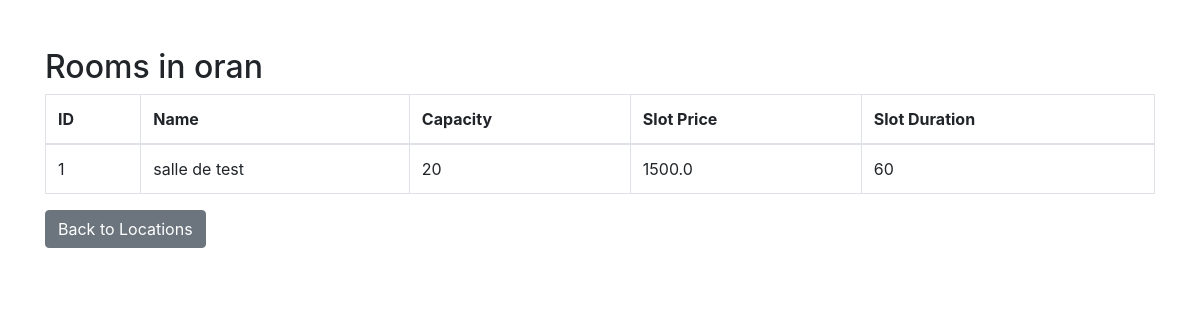
/admin/locations/1/rooms, run on the app's committed database.
### models.py (models this page shows)
class Location(db.Model):
    __tablename__ = 'locations'
    id = db.Column(db.Integer, primary_key=True)
    name = db.Column(db.String(100), nullable=False)
    rooms = db.relationship('Room', backref='location', lazy=True)

class Room(db.Model):
    __tablename__ = 'rooms'
    id = db.Column(db.Integer, primary_key=True)
    name = db.Column(db.String(100), nullable=False)
    capacity = db.Column(db.Integer, nullable=False)
    slot_price = db.Column(db.Float, nullable=False)
    slot_duration =db.Column(db.Integer,nullable=False,default=60)  #ppar défault 1h
    location_id = db.Column(db.Integer, db.ForeignKey('locations.id'), nullable=False)
    bookings = db.relationship('Booking', backref='room', lazy=True)

### admin_blueprint.py (the view)
@admin_bp.route('/locations/<int:location_id>/rooms')
def location_rooms(location_id):
    from data_access1 import get_all_rooms, get_all_locations
    location = next((loc for loc in get_all_locations() if loc.id == location_id), None)
    if not location:
        return "Location not found", 404
    rooms = [room for room in get_all_rooms() if room.location_id == location_id]
    return render_template('location_rooms.html', location=location, rooms=rooms)

### data_access1.py (called while the page is built)
def get_all_locations():
    return Location.query.all()

def get_all_rooms():
    return Room.query.all()

### templates/location_rooms.html (shortened to what this page needs)
<!DOCTYPE html>
<html lang="en">
<head>
    <link rel="stylesheet" href="https://stackpath.bootstrapcdn.com/bootstrap/4.5.2/css/bootstrap.min.css">
</head>
<body>
<div class="container mt-5">
    <h2>Rooms in {{ location.name }}</h2>
    <table class="table table-bordered">
        <thead>
            <tr>
                <th>ID</th>
                <th>Name</th>
                <th>Capacity</th>
                <th>Slot Price</th>
                <th>Slot Duration</th>
            </tr>
        </thead>
        <tbody>
            {% for room in rooms %}
            <tr>
                <td>{{ room.id }}</td>
                <td>{{ room.name }}</td>
                <td>{{ room.capacity }}</td>
                <td>{{ room.slot_price }}</td>
                <td>{{ room.slot_duration }}</td>
            </tr>
            {% endfor %}
        </tbody>
    </table>
    <a href="{{ url_for('admin_bp.locations_page') }}" class="btn btn-secondary">Back to Locations</a>
</div>
</body>
</html>

### data on the page
Location: name "oran"
Room: id "1", name "salle de test", capacity "20", slot_price "1500.0", slot_duration "60"
